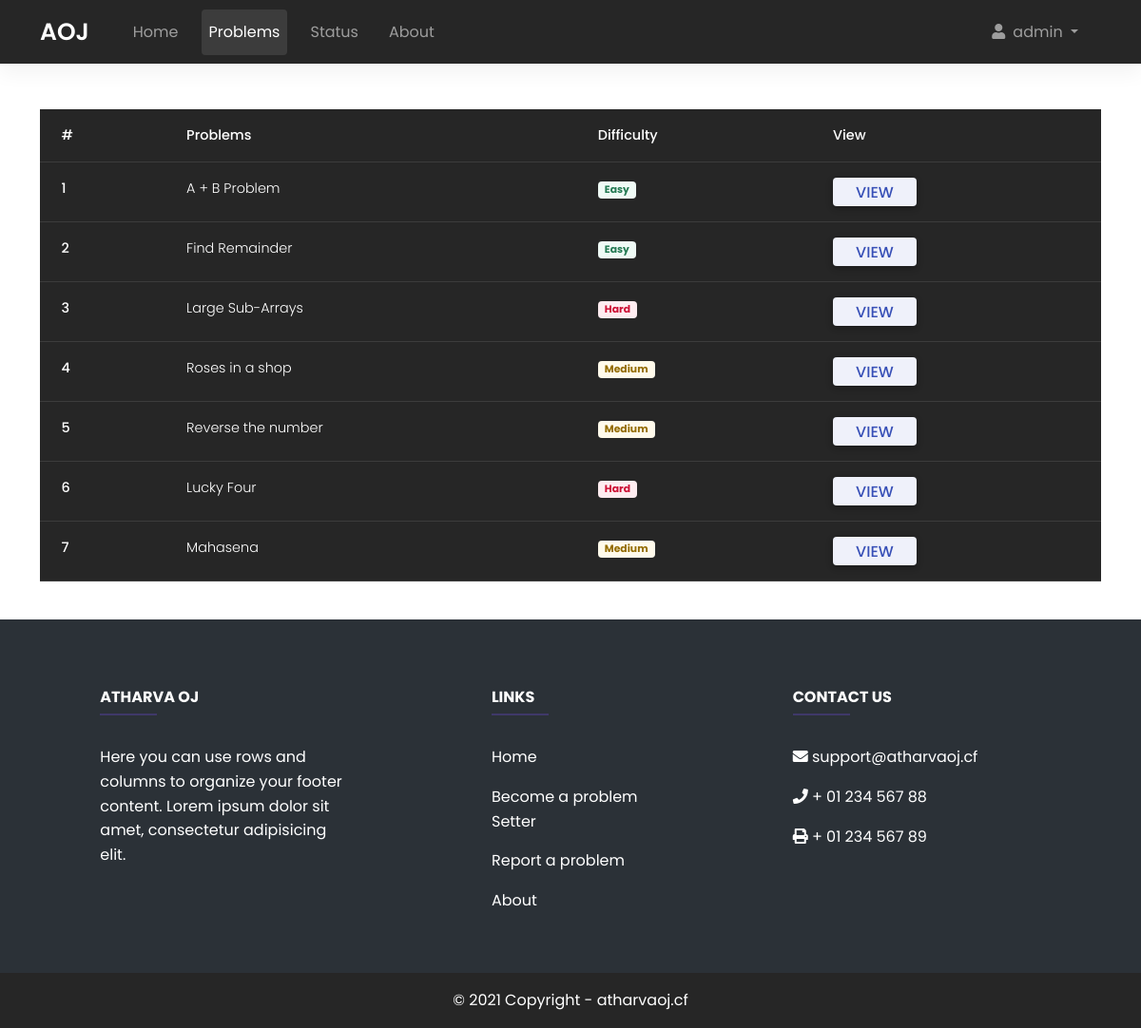
The app's page /problems (signed in) with its own data.
### judge/models.py (models this page shows, shortened)
class Problems(models.Model):
    title = models.TextField()
    problem_statement = models.TextField()
    input_data = models.TextField()
    output_data = models.TextField()
    test_cases = models.TextField()
    correct_output = models.TextField()
    difficulty = models.IntegerField()
    time_limit = models.IntegerField() #inseconds
    class Meta:
        verbose_name_plural = "Problems"

### judge/views.py (the view)
# urls.py: path('problems', views.problem_list, name='problem_list'),
def problem_list(request):
    data = Problems.objects.all()
    return render(request, 'pages/problems.html', {'problems': data})

### templates/pages/problems.html (shortened to what this page needs)
{% extends 'base.html' %}
{% block content %}
{% include 'navbar.html' %}
<section class="container mt-5">
<div class="table-responsive">
  <table class="table table-hover table-dark">
    <thead>
      <tr>
        <th scope="col">#</th>
        <th scope="col">Problems</th>
        <th scope="col">Difficulty</th>
        <th scope="col">View</th>
      </tr>
    </thead>
    <tbody>
     {% for i in problems %}
      <tr>
        <th scope="row">{{i.id}}</th>
        <td><a style="color:white;" href="/problems/{{i.id}}">{{i.title}}</a></td>
        <td>{% if i.difficulty is 1 %} <span class="badge bg-success">Easy</span> {% endif %}
        {% if i.difficulty is 2 %} <span class="badge bg-warningl">Medium</span> {% endif %}
        {% if i.difficulty is 3 %} <span class="badge bg-danger">Hard</span> {% endif %}
        </td>
        <td><a href="/problems/{{i.id}}" class="btn is-link" style="line-height: 0.75;">VIEW</a></td>
      </tr>
      {% endfor %}
    </tbody>
  </table>
</div>
</section>
{% include 'footer.html' %}
{% endblock content %}

### templates/navbar.html (shortened to what this page needs)
<header class="menu-bar">
    <nav class="navbar navbar-expand-lg bg-dark navbar-dark">
      <div class="container-fluid">
        <a class="navbar-brand" href="#">AOJ</a>
        <div class="collapse navbar-collapse" id="navbarSupportedContent">
          <ul class="navbar-nav me-auto mb-2 mb-lg-0">
            {% with request.resolver_match.url_name as url_name %}
            <li class="nav-item ripple">
              <a class="nav-link {% if url_name == 'home' %}active{% endif %}" href="/">Home</a>
            </li>
            <li class="nav-item ripple">
              <a class="nav-link waves-effect waves-light {% if url_name == 'problem_list' %}active{% endif %}" href="/problems">Problems</a>
            </li>
            <li class="nav-item ripple">
              <a class="nav-link {% if url_name == 'status' %}active{% endif %}" href="#">Status</a>
            </li>
            <li class="nav-item ripple {% if url_name == 'about' %}active{% endif %}">
              <a class="nav-link" href="#">About</a>
            </li>
            {% endwith %}
          </ul>
          <ul class="navbar-nav ms-auto d-flex flex-row me-3" id="fix">
            {% if request.user.is_authenticated %}
            <li class="nav-item me-3 me-lg-0 dropdown">
              <a
                class="nav-link dropdown-toggle ripple"
                href="#"
                id="navbarDropdownmenuLink"
                role="button"
                data-mdb-toggle="dropdown"
                aria-expanded="false"
              >
                <i class="fas fa-user"></i
                ><span class="usr">{{request.user}}</span>
              </a>
            </li>
            {% endif %}
          </ul>
        </div>
      </div>
    </nav>
  </header>

### static/css/main.css (style rules this page uses)
.menu-bar .navbar-brand { font-weight: 600; font-size: 25px; margin: 0 30px; }
.nav-item { margin: 0 0.5rem; }
.nav-link { padding: 0.7rem 1rem; }
.nav-item .active { background: rgba(255,255,255,.1); border-radius: 0.25rem; }
#navbarSupportedContent { margin-right: 30px; }
.usr { margin-left: 8px; }
body { font-family: 'Poppins', sans-serif; }
.is-link { background-color: #eff1fa; color: #3850b7; font-size: 1rem; }
.bg-success { background-color: #effaf5!important; color: #257953; }
.bg-warningl { background-color: #fffaeb !important; color: #946c00; }
.bg-danger { background-color: #feecf0 !important; color: #cc0f35; }

### records on screen
Problems: id "1", title "A + B Problem", difficulty "Easy"
Problems: id "2", title "Find Remainder", difficulty "Easy"
Problems: id "3", title "Large Sub-Arrays", difficulty "Hard"
Problems: id "4", title "Roses in a shop", difficulty "Medium"
Problems: id "5", title "Reverse the number", difficulty "Medium"
Problems: id "6", title "Lucky Four", difficulty "Hard"
Problems: id "7", title "Mahasena", difficulty "Medium"

### other values on screen
{{ request.user }} "admin"
